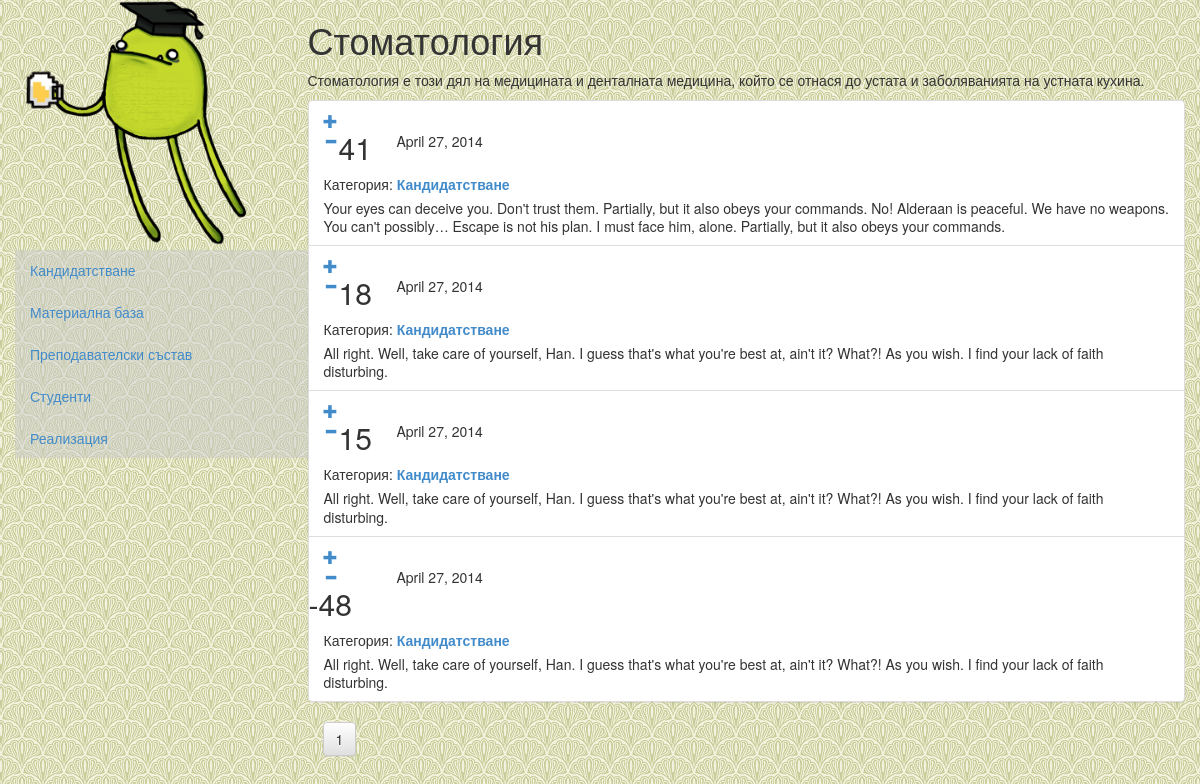
/programme/57/cat1/1, run on the app's committed database.
### default/models.py (models this page shows, shortened)
class Programme(models.Model):
    categories = models.ManyToManyField(
        SpecCategory, related_name='programmes')
    uni = models.ForeignKey(Uni)
    description = models.TextField()
    name = models.CharField(max_length=200)
    def _get_rating(self):
        rating = 0
        for post in self.posts.all():
            rating += post.vote
        return rating
    rating = property(_get_rating)

class Post(models.Model):
    title = models.CharField(max_length=200)
    text = models.TextField()
    category = models.ForeignKey(PostCategory, related_name='posts')
    date = models.DateField(auto_now=True)
    vote = models.IntegerField()
    programme = models.ForeignKey(Programme, related_name='posts')

class PostCategory(models.Model):
    name = models.CharField(max_length=200)
    def __str__(self):
        return self.name

### default/views.py (the view)
def posts_view(request, programme_id, cat_id, page_id):
    programme = models.Programme.objects.get(id=programme_id)
    if cat_id:
        posts = models.Post.objects\
            .filter(category__id=cat_id, programme__id=programme_id)\
            .order_by('-vote')
    else:
        posts = models.Post.objects\
            .filter(programme__id=programme_id)\
            .order_by('-vote')
    paginator = Paginator(posts, 10)
    try:
        posts_page = paginator.page(page_id)
    except EmptyPage:
        posts_page = paginator.page(paginator.num_pages)
    return render(request, 'default/posts.html', {
        'programme': programme,
        'posts': posts_page,
        'cat_id': cat_id
    })

### templates/default/posts.html (shortened to what this page needs)
{% extends "default/programme_base.html" %}
{% load staticfiles %}
{% block info %}
  <div class="row">
    <h1>{{ programme.name }}</h1>
    <p>{{ programme.description }}</p>
  </div>
  <div class="row">
      <ul class="list-group">
        {% for post in posts %}
        <li class="list-group-item">
          <div class="list-group-item-heading">
            <div class="row">
              <div class="col-xs-1">
                <div class="row">
                  <div class="col-xs-3">
                    <a href="#" class="vote-link" data-db-id="{{ post.id }}" data-direction="up"><span class="glyphicon glyphicon-plus"></a>
                    <a href="#" class="vote-link" data-db-id="{{ post.id }}" data-direction="down"><span class="glyphicon glyphicon-minus"></a>
                  </div>
                  <h2 data-votes-id="{{ post.id }}">{{ post.vote }}</h2>
                </div>
              </div>
              <div class="col-xs-10">
              </div>
              <div class="col-xs-6">
                {{ post.date }}
              </div>
            </div>
            {% if cat_id %}
            <div class="row">
                <div class="col-xs-6">
                    Категория: <a href="/programmes/{{ programme.id }}/cat{{ post.category.id }}"><strong>{{ post.category }}</strong></a>
                </div>
            </div>
            {% endif %}
          </div>
          <div class="list-group-item-text">
              {{ post.text }}
          </div>
        </li>
        {% endfor %}
      </ul>
  </div>
    <div class="btn-group" id="navbuttons">
        {% for page in posts.paginator.page_range %}
            {% if posts.number == page %}
            <button type="button" class="btn btn-default btn-disabled">{{ page }}</button>
            {% else %}
            <a href="{{ page }}"><button type="button" class="btn btn-default">{{ page }}</button></a>
            {% endif %}
        {% endfor %}
    </div>
{% endblock %}

### static/css/default.css (style rules this page uses)
body { background-image: url('../img/bg.png'); }

### data on the page
Programme: name "Стоматология", description "Стоматология е този дял на медицината и денталната медицина, който се отнася до устата и заболяванията на устната кухина."
Post: vote "41", date "April 27, 2014", category "Кандидатстване", text "Your eyes can deceive you. Don't trust them. Partially, but it also obeys your commands. No! Alderaan is peaceful. We have no weapons. You can't possibly… Escape is not his plan. I must face him, alone. Partially, but it also obeys your commands."
Post: vote "18", date "April 27, 2014", category "Кандидатстване", text "All right. Well, take care of yourself, Han. I guess that's what you're best at, ain't it? What?! As you wish. I find your lack of faith disturbing."
Post: vote "15", date "April 27, 2014", category "Кандидатстване", text "All right. Well, take care of yourself, Han. I guess that's what you're best at, ain't it? What?! As you wish. I find your lack of faith disturbing."
Post: vote "-48", date "April 27, 2014", category "Кандидатстване", text "All right. Well, take care of yourself, Han. I guess that's what you're best at, ain't it? What?! As you wish. I find your lack of faith disturbing."

### other printed values
{{ page }} "1"
